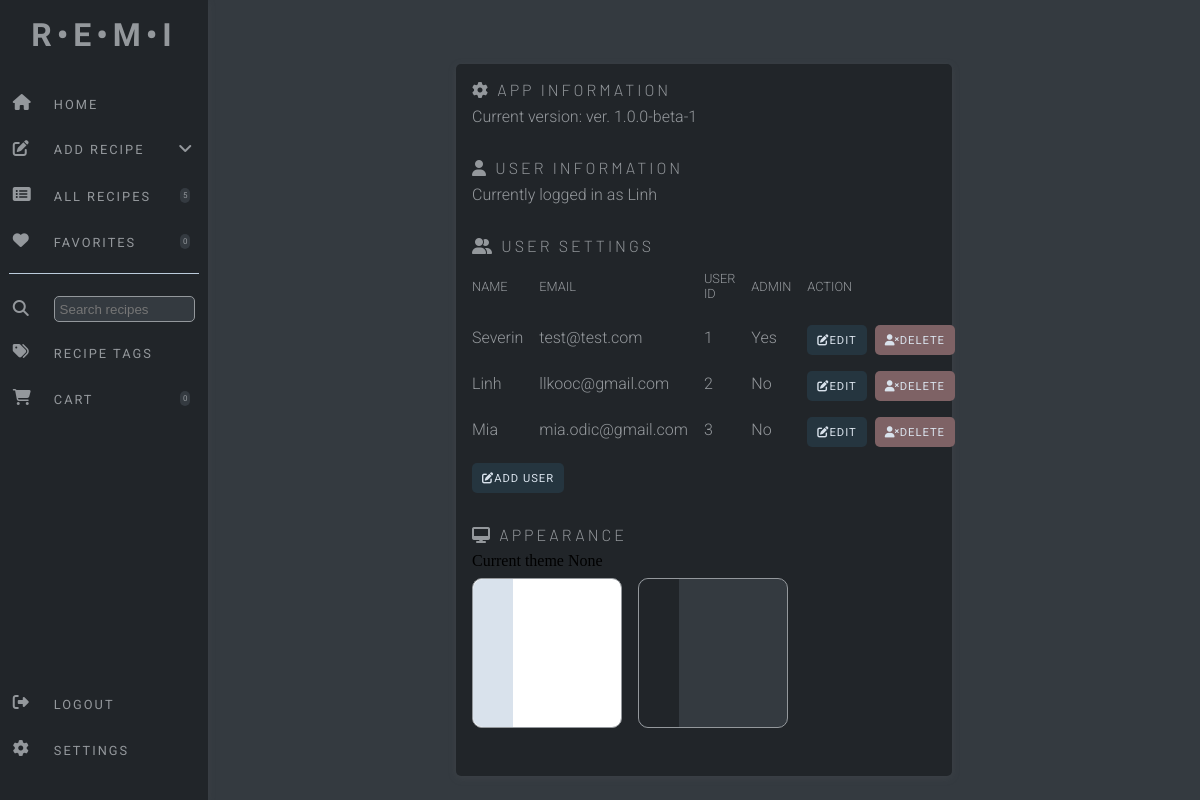
Screenshot of /settings (signed in) with the database file from the repository.
### website/models.py (models this page shows)
class User(db.Model, UserMixin):
    id = db.Column(db.Integer, primary_key=True)
    email = db.Column(db.String(150), unique=True)
    password = db.Column(db.String(150))
    first_name = db.Column(db.String(50))
    admin = db.Column(db.Boolean, default=False)
    recipes = db.relationship('Recipe')
    theme = db.Column(db.String, default="1")

### website/views.py (the view, shortened to what this page needs)
@views.route('/settings', methods=['GET', 'POST'])
@login_required
def settings():
    favorite_total = Recipe.query.filter_by(username=current_user.id, favorite=True).count()
    total_recipes = Recipe.query.filter_by(username=current_user.id).count()
    shopping_list = ShoppingList.query.filter_by(username=current_user.id).count()
    user = User.query.filter_by(id=current_user.id).first()
    theme = user.theme
    all_users = User.query.all()
    return render_template("settings.html", favorite_total=favorite_total, total_recipes=total_recipes, shopping_list=shopping_list, user=current_user,
                           all_users=all_users, theme=theme)

### website/__init__.py (called while the page is built)
def create_app():
    app = Flask(__name__)
    app.config['SECRET_KEY'] = 'sdf897sdf987'
    app.config['SQLALCHEMY_DATABASE_URI'] = f'sqlite:///{DB_NAME}'
    db.init_app(app)
    migrate.init_app(app, db)
    from .views import views
    from .auth import auth
    app.register_blueprint(views, url_prefix='/')
    app.register_blueprint(auth, url_prefix='/')
    from .models import User, Recipe
    with app.app_context():
        db.create_all()
    login_manager = LoginManager()
    login_manager.login_view = 'auth.login'
    login_manager.init_app(app)
    @login_manager.user_loader
    def load_user(id):
        return User.query.get(int(id))
    return app

### website/templates/settings.html (shortened to what this page needs)
{% extends "base.html" %} {% block title %}Home{% endblock %} {% block
    content %}
    <div class="body-wrapper-settings">
      <div class="settings-display">
        <div class="title-settings">
          <i class="fa-solid fa-gear"></i> App Information
        </div>
        <div class="content-settings">
          Current version: ver. 1.0.0-beta-1
        </div>
        <div class="title-settings">
          <i class="fa-solid fa-user"></i> User information
        </div>
        <div class="content-settings">
          Currently logged in as {{ user.first_name }}
        </div>
        <div class="title-settings">
          <i class="fa-solid fa-user-group"></i> User Settings
        </div>
        <div class="content-settings">
          <div class="users-headings">
            <span class="user-info-heading">Name</span>
            <span class="user-info-heading">Email</span>
            <span class="user-info-heading">User ID</span>
            <span class="user-info-heading">Admin</span>
            <span class="user-info-heading">Action</span>
            {% for user in all_users %}
            <span class="user-info">{{ user.first_name }}</span>
            <span class="user-info">{{ user.email }}</span>
            <span class="user-info">{{ user.id }}</span>
            <span class="user-info">{% if user.admin %}Yes{% else %}No{% endif %}</span>
            <span class="user-control"><button class="button-user-primary" data-user-id="{{ user.id }}" onclick="editUser({{ user.id }})"><i class="fa-solid fa-pen-to-square"></i> Edit</button><button class="button-user-delete" id="deleteUser" onclick="deleteUser({{ user.id }}, '{{ user.first_name }}')"><i class="fa-solid fa-user-xmark"></i> Delete</button></span>
          {% endfor %}
          </div>
          <div class="add-user">
          <button class="button-user-primary" id="addUser"><i class="fa-solid fa-pen-to-square"></i> Add User</button>
          </div>
        </div>
        <div class="title-settings">
          <i class="fa-solid fa-desktop"></i> Appearance
        </div>
        Current theme {{ theme }}
        <div class="content-settings-theme">
          <a href="/theme/light">
          <div class="theme-container-light">
            <div class="nav-light">
            </div>
          </div>
          </a>
          <a href="/theme/dark">
          <div class="theme-container-dark">
            <div class="nav-dark">
            </div>
          </div>
        </a>
        </div>
      </div>
    </div>
    {% endblock %}

### website/static/css/dark.css (style rules this page uses)
* { margin: 0; padding: 0; box-sizing: border-box; }
body { position: relative; }
:root { --nav-background: #212529; --nav-background-light: #D9E2EC; --main-background: #343a40; --logo-color: #94989c; --nav-items-color: #94989c; --nav-icon-color: #94989c; --nav-items-hover: #484b4e; --nav-text-color: #94989c; --search-input-color: #343a40; --pill-background: #343a40; --recipe-card-background: #212529; --primary-button: #25353f; --secondary-button: #D9E2EC; --recipe-tag-background: #212529be; --instructions-background: #212529; --information-wrapper: #212529; --recipe-icons: #94989c; --tags-wrapper: #212529; --modal-delete: #7e6265; }
body { background-color: var(--main-background); }
.body-wrapper-settings { display: flex; width: 100%; justify-content: center; margin-top: 4rem; }
.settings-display { width: 50%; display: flex; flex-direction: column; padding: 1rem; background-color: var(--recipe-card-background); border-radius: 5px; margin: 0; position: relative; box-shadow: rgba(99, 99, 99, 0.2) 0px 2px 8px 0px; }
.title-settings { font-family: 'Barlow', sans-serif; color: var(--nav-icon-color); text-transform: uppercase; letter-spacing: 3px; font-size: 1rem; font-weight: 300; margin-bottom: .5rem; }
.content-settings { margin-bottom: 2rem; font-family: 'Roboto', sans-serif; color: var(--nav-items-color); font-weight: 300; }
.content-settings-theme { margin-bottom: 2rem; margin-top: .5rem; display: flex; gap: 1rem; font-family: 'Roboto', sans-serif; color: var(--nav-items-color); font-weight: 300; }
.users-headings { display: grid; border-color: rgb(191, 186, 205); grid-template-columns: 1fr 1fr 1fr 1fr auto; align-items: center; gap: 1rem; margin-bottom: .5rem; margin-top: .5rem; grid-auto-flow: row; }
.button-user-primary { background-color: var(--primary-button); border: none; border-radius: 5px; height: 30px; display: flex; align-items: center; justify-content: center; padding: 3px; padding-left: 10px; padding-right: 10px; text-transform: uppercase; font-family: 'Roboto', sans-serif; letter-spacing: 1px; font-size: .7rem; color: #D9E2EC; align-self: start; }
.button-user-delete { background-color: var(--modal-delete); border: none; border-radius: 5px; height: 30px; display: flex; align-items:center; justify-content: center; padding: 3px; padding-left: 10px; padding-right: 10px; text-transform: uppercase; font-family: 'Roboto', sans-serif; letter-spacing: 1px; font-size: .7rem; color: #D9E2EC; align-self: start; }
.user-control { display: flex; gap: .5rem; }
.add-user { display: flex; margin-top: 1rem; }
.theme-container-light { width: 150px; height: 150px; display: flex; border-radius: 10px; border: 1px solid; border-color: var(--nav-text-color); background-color: white; }
.nav-light { width: 40px; height: 100%; border-top-left-radius: 10px; border-bottom-left-radius: 10px; background-color: var(--nav-background-light); }
.theme-container-dark { width: 150px; height: 150px; display: flex; border-radius: 10px; border: 1px solid; border-color: var(--nav-text-color); background-color: var(--main-background); }
.nav-dark { width: 40px; height: 100%; border-top-left-radius: 10px; border-bottom-left-radius: 10px; background-color: var(--nav-background); }
.user-info-heading { text-transform: uppercase; font-size: .8rem; margin-bottom: .5rem; }
.user-info { margin-bottom: .3rem; }

### rows the page displays
User: first_name "Linh", email "llkooc@gmail.com", id "2", shows "No"
User: first_name "Severin", email "test@test.com", id "1", admin "Yes"
User: first_name "Mia", email "mia.odic@gmail.com", id "3", shows "No"

### other values shown
{{ total_recipes }} "5"
{{ favorite_total }} "0"
{{ theme }} "None"
